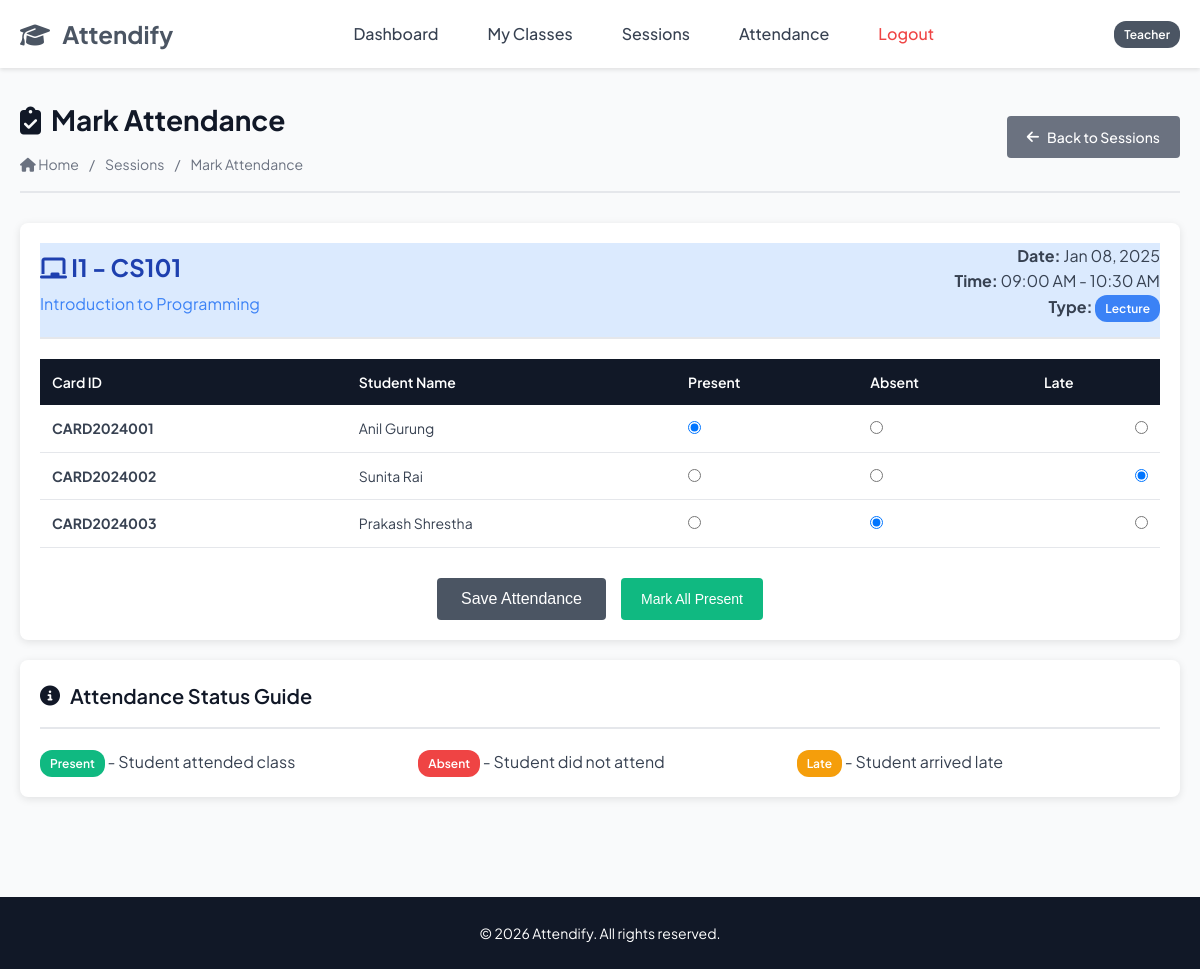
Screenshot of /teacher/mark_attendance.php?session_id=2 (signed in) with the database file from the repository.
### tables this page shows
CREATE TABLE `attendance_sessions` (
  `session_id` int(11) NOT NULL AUTO_INCREMENT,
  `section_subject_id` int(11) NOT NULL,
  `teacher_id` int(11) NOT NULL,
  `session_date` date NOT NULL,
  `start_time` time NOT NULL,
  `end_time` time NOT NULL,
  `session_type` enum('lecture','lab','tutorial') DEFAULT 'lecture',
  `is_active` tinyint(1) DEFAULT 1,
  `created_at` datetime DEFAULT current_timestamp(),
  PRIMARY KEY (`session_id`),
  UNIQUE KEY `unique_session` (`section_subject_id`,`session_date`),
  KEY `teacher_id` (`teacher_id`),
  KEY `idx_session_date` (`session_date`),
  KEY `idx_active_sessions` (`is_active`),
  CONSTRAINT `attendance_sessions_ibfk_1` FOREIGN KEY (`section_subject_id`) REFERENCES `section_subjects` (`section_subject_id`) ON DELETE CASCADE ON UPDATE CASCADE,
  CONSTRAINT `attendance_sessions_ibfk_2` FOREIGN KEY (`teacher_id`) REFERENCES `teachers` (`teacher_id`) ON DELETE CASCADE ON UPDATE CASCADE
);

CREATE TABLE `sections` (
  `section_id` int(11) NOT NULL AUTO_INCREMENT,
  `teacher_id` int(11) DEFAULT NULL,
  `section_name` varchar(10) NOT NULL,
  `semester` int(11) NOT NULL,
  `academic_year` varchar(9) NOT NULL,
  `total_students` int(11) DEFAULT 0,
  `is_active` tinyint(1) DEFAULT 1,
  PRIMARY KEY (`section_id`),
  UNIQUE KEY `section_name` (`section_name`),
  KEY `teacher_id` (`teacher_id`),
  KEY `idx_section_name` (`section_name`),
  KEY `idx_academic_year` (`academic_year`),
  KEY `idx_active_sections` (`is_active`),
  CONSTRAINT `sections_ibfk_1` FOREIGN KEY (`teacher_id`) REFERENCES `teachers` (`teacher_id`) ON DELETE SET NULL ON UPDATE CASCADE
);

CREATE TABLE `subjects` (
  `subject_id` int(11) NOT NULL AUTO_INCREMENT,
  `subject_code` varchar(20) NOT NULL,
  `subject_name` varchar(100) NOT NULL,
  `credit_hours` int(11) NOT NULL,
  `description` text DEFAULT NULL,
  PRIMARY KEY (`subject_id`),
  UNIQUE KEY `subject_code` (`subject_code`),
  KEY `idx_subject_code` (`subject_code`),
  KEY `idx_subject_name` (`subject_name`)
);

CREATE TABLE `attendance` (
  `attendance_id` int(11) NOT NULL AUTO_INCREMENT,
  `session_id` int(11) NOT NULL,
  `student_id` int(11) NOT NULL,
  `status` enum('present','absent','late') NOT NULL,
  `marked_at` datetime DEFAULT current_timestamp(),
  `student_card_id` varchar(50) DEFAULT NULL,
  `remarks` text DEFAULT NULL,
  PRIMARY KEY (`attendance_id`),
  UNIQUE KEY `unique_student_session` (`session_id`,`student_id`),
  KEY `idx_student_attendance` (`student_id`),
  KEY `idx_session_attendance` (`session_id`),
  KEY `idx_attendance_status` (`status`),
  KEY `idx_marked_date` (`marked_at`),
  CONSTRAINT `attendance_ibfk_1` FOREIGN KEY (`session_id`) REFERENCES `attendance_sessions` (`session_id`) ON DELETE CASCADE ON UPDATE CASCADE,
  CONSTRAINT `attendance_ibfk_2` FOREIGN KEY (`student_id`) REFERENCES `students` (`student_id`) ON DELETE CASCADE ON UPDATE CASCADE
);

CREATE TABLE `students` (
  `student_id` int(11) NOT NULL AUTO_INCREMENT,
  `user_id` int(11) NOT NULL,
  `student_card_id` varchar(50) NOT NULL,
  `first_name` varchar(50) NOT NULL,
  `last_name` varchar(50) NOT NULL,
  `email` varchar(100) DEFAULT NULL,
  `phone` varchar(15) DEFAULT NULL,
  `enrollment_date` date NOT NULL,
  `status` enum('active','inactive','graduated') DEFAULT 'active',
  PRIMARY KEY (`student_id`),
  UNIQUE KEY `student_card_id` (`student_card_id`),
  UNIQUE KEY `email` (`email`),
  KEY `user_id` (`user_id`),
  KEY `idx_student_card` (`student_card_id`),
  KEY `idx_student_name` (`first_name`,`last_name`),
  KEY `idx_status` (`status`),
  CONSTRAINT `students_ibfk_1` FOREIGN KEY (`user_id`) REFERENCES `users` (`user_id`) ON DELETE CASCADE ON UPDATE CASCADE
);

### config.php (called while the page is built, shortened)
<?php
function formatDate($date) {
    return date('M d, Y', strtotime($date));
}
function formatTime($time) {
    return date('h:i A', strtotime($time));
}
function e($string) {
    return htmlspecialchars($string, ENT_QUOTES, 'UTF-8');
}
?>

### teacher/mark_attendance.php (the view, shortened to what this page needs)
<?php
require_once '../config.php';
$teacher_id = $_SESSION['teacher_id'];
$session_id = isset($_GET['session_id']) ? intval($_GET['session_id']) : 0;
$session_sql = "SELECT
    ats.*,
    sec.section_name,
    sub.subject_code,
    sub.subject_name
FROM ATTENDANCE_SESSIONS ats
JOIN SECTION_SUBJECTS ss ON ats.section_subject_id = ss.section_subject_id
JOIN SECTIONS sec ON ss.section_id = sec.section_id
JOIN SUBJECTS sub ON ss.subject_id = sub.subject_id
WHERE ats.session_id = ? AND ats.teacher_id = ?";
$session_stmt = $conn->prepare($session_sql);
$session_stmt->bind_param("ii", $session_id, $teacher_id);
$session_stmt->execute();
$session_result = $session_stmt->get_result();
$session = $session_result->fetch_assoc();
$students_sql = "SELECT
    s.student_id,
    s.student_card_id,
    s.first_name,
    s.last_name,
    a.status as current_status
FROM ENROLLMENTS e
JOIN STUDENTS s ON e.student_id = s.student_id
JOIN SECTION_SUBJECTS ss ON e.section_id = ss.section_id
LEFT JOIN ATTENDANCE a ON s.student_id = a.student_id AND a.session_id = ?
WHERE ss.section_subject_id = ? AND e.status = 'active'
ORDER BY s.last_name, s.first_name";
$students_stmt = $conn->prepare($students_sql);
$students_stmt->bind_param("ii", $session_id, $session['section_subject_id']);
$students_stmt->execute();
$students_result = $students_stmt->get_result();
include '../includes/header.php';
?>
<div class="page-header">
    <div>
        <h1><i class="fas fa-clipboard-check"></i> Mark Attendance</h1>
        <div class="breadcrumb">
            <a href="dashboard.php"><i class="fas fa-home"></i> Home</a>
            <span>/</span>
            <a href="list_session.php">Sessions</a>
            <span>/</span>
            <span>Mark Attendance</span>
        </div>
    </div>
    <div>
        <a href="list_session.php" class="btn btn-secondary">
            <i class="fas fa-arrow-left"></i> Back to Sessions
        </a>
    </div>
</div>
<div class="card">
    <div class="card-header" style="background-color: #dbeafe;">
        <div style="display: flex; justify-content: space-between; align-items: center;">
            <div>
                <h2 style="margin: 0; color: #1e40af;">
                    <i class="fas fa-chalkboard"></i> <?php echo e($session['section_name']); ?> - <?php echo e($session['subject_code']); ?>
                </h2>
                <p style="margin: 5px 0 0 0; color: #3b82f6;"><?php echo e($session['subject_name']); ?></p>
            </div>
            <div style="text-align: right;">
                <div><strong>Date:</strong> <?php echo formatDate($session['session_date']); ?></div>
                <div><strong>Time:</strong> <?php echo formatTime($session['start_time']) . ' - ' . formatTime($session['end_time']); ?></div>
                <div><strong>Type:</strong> <span class="badge badge-info"><?php echo ucfirst($session['session_type']); ?></span></div>
            </div>
        </div>
    </div>
    <div class="card-body">
        <form method="POST" action="">
            <?php if ($students_result->num_rows > 0): ?>
                <div class="table-responsive">
                    <table>
                        <thead>
                            <tr>
                                <th>Card ID</th>
                                <th>Student Name</th>
                                <th>Present</th>
                                <th>Absent</th>
                                <th>Late</th>
                            </tr>
                        </thead>
                        <tbody>
                            <?php while ($student = $students_result->fetch_assoc()): ?>
                                <tr>
                                    <td><strong><?php echo e($student['student_card_id']); ?></strong></td>
                                    <td><?php echo e($student['first_name'] . ' ' . $student['last_name']); ?></td>
                                    <td>
                                        <input type="radio" name="attendance[<?php echo $student['student_id']; ?>]" value="present"
                                            <?php echo $student['current_status'] == 'present' ? 'checked' : ''; ?> required>
                                    </td>
                                    <td>
                                        <input type="radio" name="attendance[<?php echo $student['student_id']; ?>]" value="absent"
                                            <?php echo $student['current_status'] == 'absent' ? 'checked' : ''; ?>>
                                    </td>
                                    <td>
                                        <input type="radio" name="attendance[<?php echo $student['student_id']; ?>]" value="late"
                                            <?php echo $student['current_status'] == 'late' ? 'checked' : ''; ?>>
                                    </td>
                                </tr>
                            <?php endwhile; ?>
                        </tbody>
                    </table>
                </div>
                <div style="margin-top: 30px; display: flex; gap: 15px; justify-content: center;">
                    <button type="submit" class="btn btn-primary btn-lg">
                        Save Attendance
                    </button>
                    <button type="button" class="btn btn-success" onclick="markAllPresent()">
                        Mark All Present
                    </button>
                </div>
            <?php endif; ?>
        </form>
    </div>
</div>
<div class="card" style="margin-top: 20px;">
    <div class="card-header">
        <h2 class="card-title"><i class="fas fa-info-circle"></i> Attendance Status Guide</h2>
    </div>
    <div class="card-body">
        <div style="display: grid; grid-template-columns: repeat(auto-fit, minmax(150px, 1fr)); gap: 15px;">
            <div><span class="badge badge-success">Present</span> - Student attended class</div>
            <div><span class="badge badge-danger">Absent</span> - Student did not attend</div>
            <div><span class="badge badge-warning">Late</span> - Student arrived late</div>
        </div>
    </div>
</div>
<?php
include '../includes/footer.php';
?>

### css/styles.css (style rules this page uses)
* { margin: 0; padding: 0; box-sizing: border-box; }
:root { --primary-color: #4b5563; --secondary-color: #6366f1; --danger-color: #ef4444; --warning-color: #f59e0b; --info-color: #3b82f6; --dark-color: #111827; --light-color: #f9fafb; --white-color: #ffffff; --border-color: #e5e7eb; --text-color: #374151; --text-muted: #6b7280; --success-color: #10b981; }
body { font-family: 'Plus Jakarta Sans', sans-serif; font-size: 16px; line-height: 1.6; color: var(--text-color); background-color: var(--light-color); }
a { text-decoration: none; color: var(--primary-color); transition: color 0.3s ease; }
.card { background-color: var(--white-color); border-radius: 8px; box-shadow: 0 2px 8px rgba(0, 0, 0, 0.1); padding: 20px; margin-bottom: 20px; }
.card-header { border-bottom: 2px solid var(--border-color); padding-bottom: 15px; margin-bottom: 20px; }
.card-title { font-size: 20px; font-weight: 600; color: var(--dark-color); display: flex; align-items: center; gap: 10px; }
.card-body { padding: 0; }
.table-responsive { overflow-x: auto; margin-top: 20px; }
table { width: 100%; border-collapse: collapse; background-color: var(--white-color); }
table thead { background-color: var(--dark-color); color: var(--white-color); }
table thead th { padding: 12px; text-align: left; font-weight: 600; font-size: 14px; }
table tbody tr { border-bottom: 1px solid var(--border-color); transition: background-color 0.2s ease; }
table tbody td { padding: 12px; font-size: 14px; }
table tbody td:last-child { text-align: right; }
.btn { display: inline-flex; align-items: center; gap: 8px; padding: 10px 20px; border: none; border-radius: 4px; font-size: 14px; font-weight: 500; cursor: pointer; text-decoration: none; }
.btn-primary { background-color: var(--primary-color); color: var(--white-color); }
.btn-success { background-color: var(--success-color); color: var(--white-color); }
.btn-secondary { background-color: #6b7280; color: var(--white-color); }
.btn-lg { padding: 12px 24px; font-size: 16px; }
.badge { display: inline-block; padding: 4px 10px; font-size: 12px; font-weight: 600; border-radius: 12px; color: var(--white-color); }
.badge-success { background-color: var(--success-color); }
.badge-danger { background-color: var(--danger-color); }
.badge-warning { background-color: var(--warning-color); }
.badge-info { background-color: var(--info-color); }
.page-header { display: flex; justify-content: space-between; align-items: center; margin-bottom: 30px; padding-bottom: 15px; border-bottom: 2px solid var(--border-color); }
.page-header h1 { font-size: 28px; color: var(--dark-color); display: flex; align-items: center; gap: 10px; }
.breadcrumb { display: flex; gap: 10px; align-items: center; font-size: 14px; color: var(--text-muted); margin-top: 10px; }
.breadcrumb a { color: var(--text-muted); }

### rows the page displays
attendance_sessions: sections.section_name "I1", subjects.subject_code "CS101", subjects.subject_name "Introduction to Programming", session_date "Jan 08, 2025", start_time "09:00 AM", end_time "10:30 AM", session_type "Lecture"
attendance: student.student_card_id "CARD2024001", student.last_name "Anil Gurung", status "☑"
attendance: student.student_card_id "CARD2024002", student.last_name "Sunita Rai", status "☑"
attendance: student.student_card_id "CARD2024003", student.last_name "Prakash Shrestha", status "☑"

### other values shown
$_SESSION['user_type'] "Teacher"
